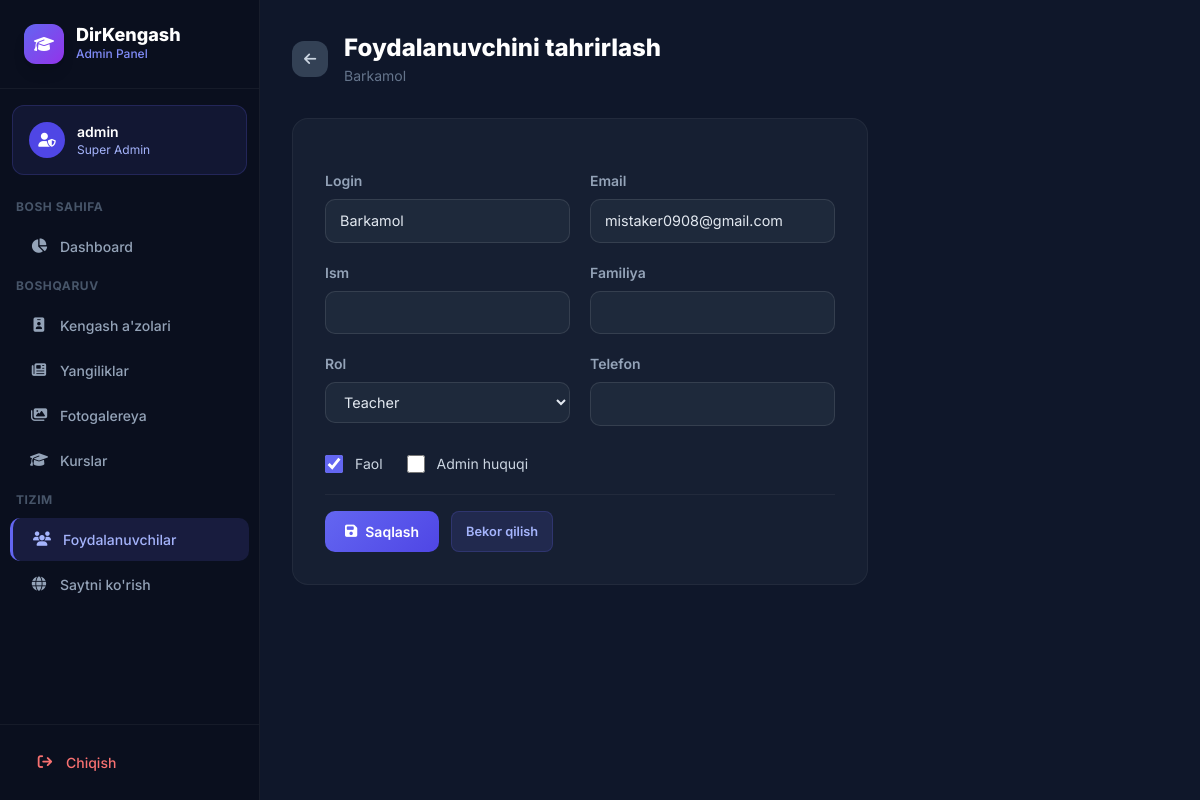
The page /admin-panel/users/2/edit/ (signed in) on the database its author committed.
### core/models.py (models this page shows, shortened)
class User(AbstractUser):
    class Role(models.TextChoices):
        ADMIN = 'ADMIN', _('Admin')
        DIRECTOR = 'DIRECTOR', _('Director')
        TEACHER = 'TEACHER', _('Teacher')
    role = models.CharField(max_length=20, choices=Role.choices, default=Role.TEACHER)
    phone_number = models.CharField(max_length=20, blank=True, null=True)
    avatar = models.ImageField(upload_to='avatars/', null=True, blank=True)

### core/admin_views.py (the view)
# urls.py: path('admin-panel/users/<int:pk>/edit/', admin_views.admin_user_edit_view, name='admin_user_edit'),
@admin_required
def admin_user_edit_view(request, pk):
    user = get_object_or_404(User, pk=pk)
    form = UserEditForm(instance=user)
    if request.method == 'POST':
        form = UserEditForm(request.POST, instance=user)
        if form.is_valid():
            form.save()
            messages.success(request, "Foydalanuvchi ma'lumotlari yangilandi!")
            return redirect('admin_users')
    return render(request, 'admin_user_form.html', {'form': form, 'edited_user': user})

### core/admin_forms.py
class UserEditForm(forms.ModelForm):
    class Meta:
        model = User
        fields = ['username', 'first_name', 'last_name', 'email', 'role', 'phone_number', 'is_active', 'is_staff']
        widgets = {
            'username': forms.TextInput(attrs={'class': 'admin-input'}),
            'first_name': forms.TextInput(attrs={'class': 'admin-input'}),
            'last_name': forms.TextInput(attrs={'class': 'admin-input'}),
            'email': forms.EmailInput(attrs={'class': 'admin-input'}),
            'role': forms.Select(attrs={'class': 'admin-input'}),
            'phone_number': forms.TextInput(attrs={'class': 'admin-input'}),
            'is_active': forms.CheckboxInput(attrs={'class': 'admin-checkbox'}),
            'is_staff': forms.CheckboxInput(attrs={'class': 'admin-checkbox'}),
        }

### core/admin_views.py (called while the page is built)
def admin_required(view_func):
    @wraps(view_func)
    def wrapper(request, *args, **kwargs):
        if not request.user.is_authenticated:
            return redirect('admin_login')
        if not request.user.is_staff:
            return render(request, 'admin_403.html', status=403)
        return view_func(request, *args, **kwargs)
    return wrapper

### templates/admin_user_form.html (shortened to what this page needs)
{% extends 'admin_base.html' %}
{% block content %}
<div class="flex items-center gap-4 mb-8">
    <a href="{% url 'admin_users' %}" class="w-9 h-9 rounded-xl bg-slate-700 hover:bg-slate-600 flex items-center justify-center text-slate-300 transition-colors">
        <i class="fa-solid fa-arrow-left text-sm"></i>
    </a>
    <div>
        <h1 class="text-2xl font-extrabold text-white mb-0.5">Foydalanuvchini tahrirlash</h1>
        <p class="text-slate-500 text-sm">{{ edited_user.username }}</p>
    </div>
</div>
<div class="max-w-xl">
    <div class="bg-slate-800/50 border border-white/5 rounded-2xl p-8">
        <form method="post" class="space-y-5">
            <div class="grid grid-cols-2 gap-5">
                <div>
                    <label class="block text-slate-400 text-sm font-semibold mb-2">Login</label>
                    {{ form.username }}
                </div>
                <div>
                    <label class="block text-slate-400 text-sm font-semibold mb-2">Email</label>
                    {{ form.email }}
                </div>
                <div>
                    <label class="block text-slate-400 text-sm font-semibold mb-2">Ism</label>
                    {{ form.first_name }}
                </div>
                <div>
                    <label class="block text-slate-400 text-sm font-semibold mb-2">Familiya</label>
                    {{ form.last_name }}
                </div>
            </div>
            <div class="grid grid-cols-2 gap-5">
                <div>
                    <label class="block text-slate-400 text-sm font-semibold mb-2">Rol</label>
                    {{ form.role }}
                </div>
                <div>
                    <label class="block text-slate-400 text-sm font-semibold mb-2">Telefon</label>
                    {{ form.phone_number }}
                </div>
            </div>
            <div class="flex gap-6 pt-2">
                <div class="flex items-center gap-3">
                    {{ form.is_active }}
                    <label class="text-slate-300 text-sm">Faol</label>
                </div>
                <div class="flex items-center gap-3">
                    {{ form.is_staff }}
                    <label class="text-slate-300 text-sm">Admin huquqi</label>
                </div>
            </div>
            <div class="flex gap-3 pt-4 border-t border-white/5">
                <button type="submit" class="btn-admin-primary"><i class="fa-solid fa-save"></i> Saqlash</button>
                <a href="{% url 'admin_users' %}" class="btn-admin-edit">Bekor qilish</a>
            </div>
        </form>
    </div>
</div>
{% endblock %}

### templates/admin_base.html (shortened to what this page needs)
<!DOCTYPE html>
<html lang="uz">
<head>
    <script src="https://cdn.tailwindcss.com"></script>
    <link rel="stylesheet" href="https://cdnjs.cloudflare.com/ajax/libs/font-awesome/6.4.0/css/all.min.css">
</head>
<body>
<div class="flex">
    <aside class="sidebar flex flex-col" style="position: fixed; top: 0; left: 0; height: 100vh; overflow-y: auto; z-index: 50;">
        <div class="p-6 border-b border-white/5">
            <div class="flex items-center gap-3">
                <div class="w-10 h-10 rounded-xl bg-gradient-to-br from-indigo-500 to-purple-600 flex items-center justify-center shadow-lg">
                    <i class="fa-solid fa-graduation-cap text-white"></i>
                </div>
                <div>
                    <div class="font-extrabold text-white text-lg leading-none">DirKengash</div>
                    <div class="text-indigo-400 text-xs font-medium mt-0.5">Admin Panel</div>
                </div>
            </div>
        </div>
        <div class="p-4 mx-3 mt-4 rounded-xl bg-indigo-500/10 border border-indigo-500/20 flex items-center gap-3">
            <div class="w-9 h-9 rounded-full bg-indigo-600 flex items-center justify-center shrink-0">
                <i class="fa-solid fa-user-shield text-white text-sm"></i>
            </div>
            <div class="min-w-0">
                <div class="text-white font-semibold text-sm truncate">{{ request.user.username }}</div>
                <div class="text-indigo-300 text-xs">Super Admin</div>
            </div>
        </div>
        <nav class="flex-1 py-4 space-y-0.5">
            <div class="px-4 py-2 text-xs font-bold text-slate-600 uppercase tracking-wider">Bosh sahifa</div>
            <a href="{% url 'admin_dashboard' %}" class="sidebar-link {% if request.resolver_match.url_name == 'admin_dashboard' %}active{% endif %}">
                <i class="fa-solid fa-chart-pie"></i> Dashboard
            </a>
            <div class="px-4 py-2 mt-2 text-xs font-bold text-slate-600 uppercase tracking-wider">Boshqaruv</div>
            <a href="{% url 'admin_members' %}" class="sidebar-link {% if 'member' in request.resolver_match.url_name %}active{% endif %}">
                <i class="fa-solid fa-id-badge"></i> Kengash a'zolari
            </a>
            <a href="{% url 'admin_news' %}" class="sidebar-link {% if 'news' in request.resolver_match.url_name %}active{% endif %}">
                <i class="fa-solid fa-newspaper"></i> Yangiliklar
            </a>
            <a href="{% url 'admin_gallery' %}" class="sidebar-link {% if 'gallery' in request.resolver_match.url_name %}active{% endif %}">
                <i class="fa-solid fa-images"></i> Fotogalereya
            </a>
            <a href="{% url 'admin_courses' %}" class="sidebar-link {% if 'course' in request.resolver_match.url_name %}active{% endif %}">
                <i class="fa-solid fa-graduation-cap"></i> Kurslar
            </a>
            <div class="px-4 py-2 mt-2 text-xs font-bold text-slate-600 uppercase tracking-wider">Tizim</div>
            <a href="{% url 'admin_users' %}" class="sidebar-link {% if 'user' in request.resolver_match.url_name %}active{% endif %}">
                <i class="fa-solid fa-users"></i> Foydalanuvchilar
            </a>
            <a href="{% url 'index' %}" target="_blank" class="sidebar-link">
                <i class="fa-solid fa-globe"></i> Saytni ko'rish
            </a>
        </nav>
        <div class="p-4 border-t border-white/5">
            <a href="{% url 'admin_logout' %}" class="sidebar-link text-red-400 hover:text-red-300 hover:bg-red-500/10 m-0">
                <i class="fa-solid fa-arrow-right-from-bracket"></i> Chiqish
            </a>
        </div>
    </aside>
    <main class="main-content" style="margin-left: 260px; min-height: 100vh; padding: 32px; width: calc(100% - 260px);">
        {% block content %}{% endblock %}
    </main>
</div>
</body>
</html>

### templates/admin_base.html (style rules this page uses)
* { box-sizing: border-box; }
body { font-family: 'Inter', sans-serif; background: #0f172a; color: #e2e8f0; margin: 0; }
.sidebar { width: 260px; min-height: 100vh; background: #0a0f1e; border-right: 1px solid rgba(255,255,255,0.06); }
.sidebar-link { display: flex; align-items: center; gap: 12px; padding: 11px 20px; border-radius: 10px; color: #94a3b8; font-size: 0.875rem; font-weight: 500; transition: all 0.2s; cursor: pointer; text-decoration: none; margin: 2px 10px; }
.sidebar-link:hover, .sidebar-link.active { background: rgba(99,102,241,0.15); color: #a5b4fc; }
.sidebar-link.active { border-left: 3px solid #6366f1; }
.sidebar-link i { width: 18px; text-align: center; font-size: 0.9rem; }
.admin-input { width: 100%; background: #1e293b; border: 1px solid rgba(255,255,255,0.1); border-radius: 10px; padding: 10px 14px; color: #e2e8f0; font-size: 0.9rem; transition: border-color 0.2s; font-family: 'Inter', sans-serif; outline: none; }
.admin-input option { background: #1e293b; }
.admin-checkbox { width: 18px; height: 18px; accent-color: #6366f1; cursor: pointer; }
.btn-admin-primary { background: linear-gradient(135deg, #6366f1, #4f46e5); color: white; font-weight: 600; border: none; border-radius: 10px; padding: 10px 20px; cursor: pointer; transition: all 0.2s; display: inline-flex; align-items: center; gap: 8px; text-decoration: none; font-size: 0.875rem; }
.btn-admin-edit { background: rgba(99,102,241,0.15); color: #a5b4fc; font-weight: 600; border: 1px solid rgba(99,102,241,0.2); border-radius: 8px; padding: 7px 14px; cursor: pointer; transition: all 0.2s; display: inline-flex; align-items: center; gap: 6px; text-decoration: none; font-size: 0.8rem; }
.main-content { flex: 1; overflow-x: hidden; }

### rows shown on the page
User: user.username "admin"
User: username "Barkamol", email "mistaker0908@gmail.com", role "Teacher", is_active "☑"
